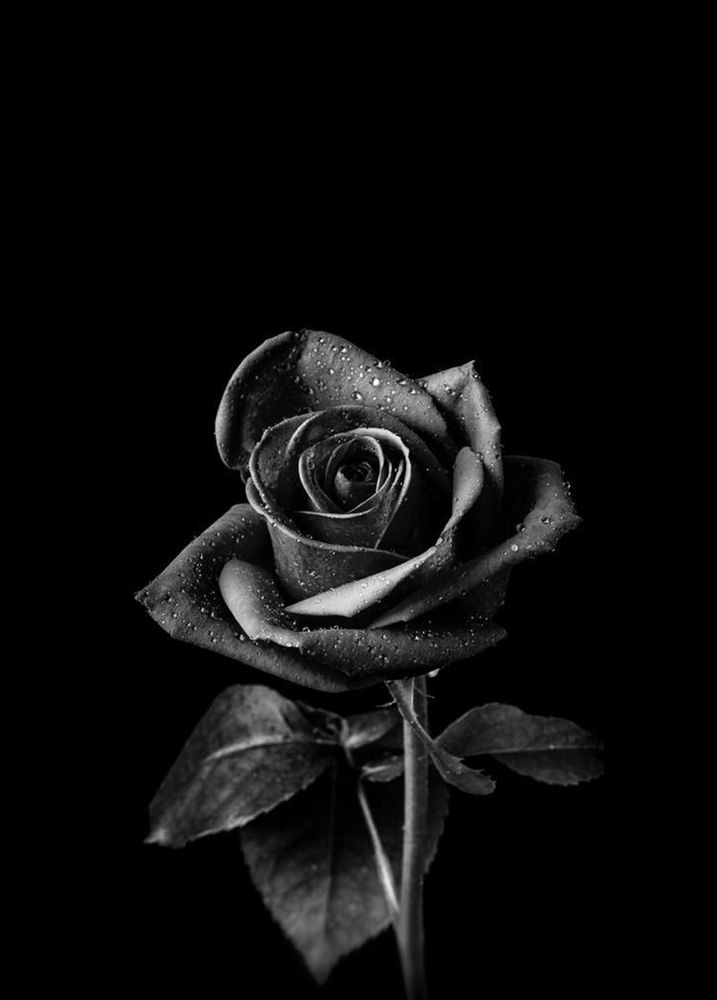
#> input picture week6/img/blackRose.jpg, 717 x 1000 px, found by its file name
$ python crop_image.py
#> lines starting #> are read from the running program, lines starting #| are printed output that depends on the picture
import cv2

img = cv2.imread("D:\\workspace\\python\\week6\\img\\blackRose.jpg")
#> img is the input picture: shape (1000, 717, 3); min 0, max 255, mean 12.5

h, w = img.shape[:2]
#> h = 1000; w = 717

# print("Height = {} Width = {}".format(h, w))
print("Height: ", h, ", Width: ", w)
#| Height:  1000 , Width:  717

# startRow: endRow, starCol: endCol
roi = img[325:500, 125:625]
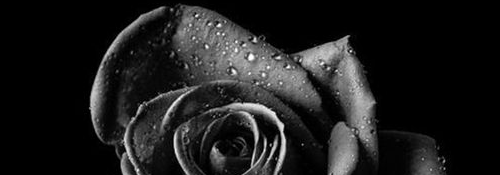
#> roi: shape (175, 500, 3); min 0, max 255, mean 29.8

cv2.imshow("WoW Zaa!!", roi)
cv2.waitKey(0)
cv2.destroyAllWindows()
